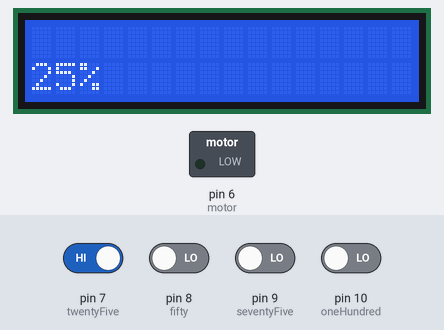
The sketch below on a simulated Arduino Uno, built with avr-gcc and run on an emulated ATmega328P. On the bench: 16×2 character LCD, switched loads named in the sketch (green lamp = pin HIGH). The inputs (shaded band) are chosen by the test bench; at power-on: pin 7 (twentyFive) HIGH, pin 8 (fifty), pin 9 (seventyFive), pin 10 (oneHundred) LOW. What the sketch prints to the serial monitor is not drawn.

Above: at 2.2 s.
2.3 s: pin 7 (twentyFive) driven LOW
At 2.7 s:
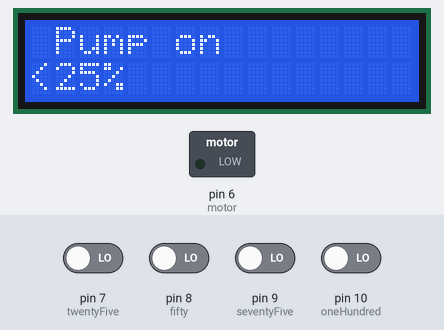
3.9 s: pin 8 (fifty) driven HIGH
At 4.9 s:
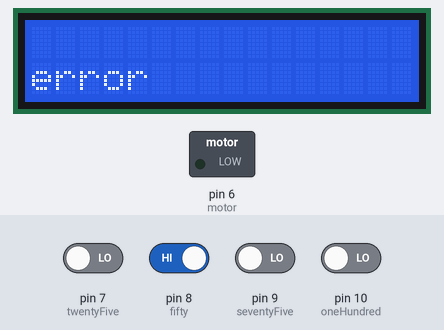
5.4 s: pin 7 (twentyFive) driven HIGH
At 6.4 s:
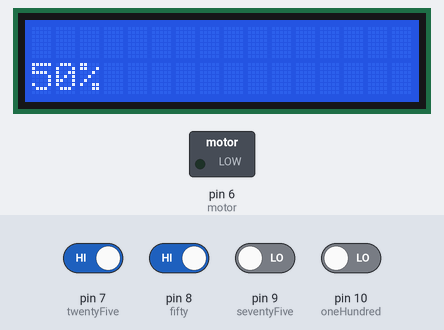
6.9 s: pin 9 (seventyFive) driven HIGH
At 7.6 s:
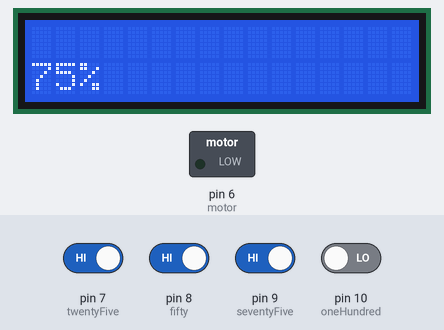
8.4 s: pin 10 (oneHundred) driven HIGH
At 9.2 s:
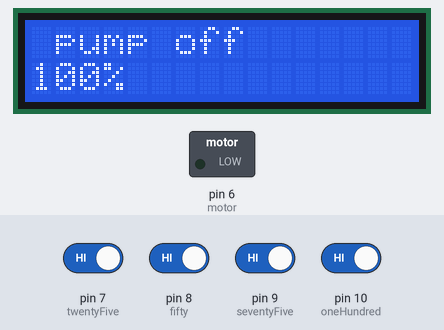
9.9 s: pin 10 (oneHundred) driven LOW
At 11.2 s:
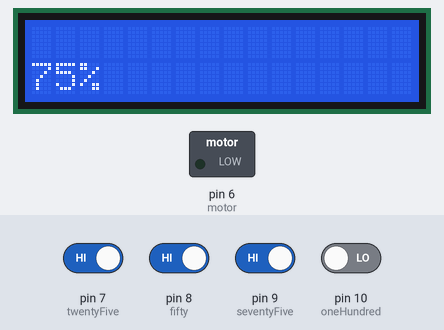
Timing chart, 0 to 12.4 s (numbered marks = the images above; inputs shaded):
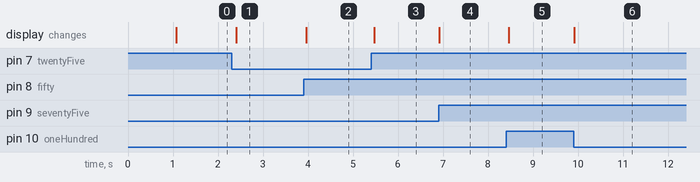

The sketch:

vannf_ler.ino
```cpp
#include <LiquidCrystal.h>
//deffinisjon på hvilke pins som er til de forskjellige brytterene/ følerene
const int oneHundred = 10;
const int seventyFive = 9;
const int fifty = 8;
const int twentyFive = 7;
const int motor = 6;
unsigned long sisteEndring = 0;
bool Status[4]= {false,false, false, false};
LiquidCrystal lcd(12, 11, 5, 4, 3, 2);

// dette er for å deffinere hva som er innputs/ outputs fra vannføleren, lcd skjermen og pumpen/motoren
void setup() {
    Serial.begin(9600);
    lcd.begin(16, 2);
    lcd.print("start");
    delay(1000);
    lcd.clear();
    pinMode (oneHundred, INPUT);
    pinMode (seventyFive, INPUT);
    pinMode (fifty, INPUT);
    pinMode (twentyFive, INPUT);
    pinMode (motor, OUTPUT);
}
// looper lesing av inputene, gjør at den alltid lesser gjennom innputene, når det blir endringer på på en input skal det bli sendt ut til lcd skjermen
void loop(){
    bool Hundred = digitalRead(oneHundred);
    bool Seventy = digitalRead(seventyFive);
    bool Fifty = digitalRead(fifty);
    bool Twenty = digitalRead(twentyFive);
    bool Motor = digitalRead(motor);
    if  ((!Twenty && (Fifty || Seventy || Hundred)) || (!Fifty && (Seventy || Hundred)) || (!Seventy && Hundred)) {
        lcd.clear();
        lcd.setCursor(0,2);
        lcd.print ("error");
        delay(500);
    } else {
        if (!Motor &&((!Twenty && Status[0] != Twenty) || (!Fifty && Status[1] != Fifty) || (!Seventy && Status[2] != Seventy) || (!Hundred && Status[3] != Hundred))){
            Serial.println(sisteEndring > millis());
            if(sisteEndring > millis()){
                digitalWrite(Motor, HIGH);
                lcd.setCursor(0,0);
                lcd.print ("high usage");
              	lcd.setCursor(0,1);
                lcd.print(" Pump on");
              	delay(1000);
            }

            sisteEndring = millis() + 1000;
        }

        Status[0] = Twenty;
        Status[1] = Fifty;
        Status[2] = Seventy;
        Status[3] = Hundred;

        if (!Twenty) {
            lcd.clear();
            lcd.setCursor(0,1);
            lcd.print("<25%");
            digitalWrite(Motor, 1);
          	lcd.setCursor(0,0);
            lcd.print(" Pump on");
            delay(100);

        } else if (Twenty && !Fifty) {
            lcd.clear();

            lcd.setCursor(0,2);
            lcd.print("25%");
            delay(100);
        } else if (Twenty && Fifty && !Seventy) {
            lcd.clear();
            lcd.setCursor(0,2);
            lcd.print("50%");
            delay(100);
        } else if (Twenty && Fifty && Seventy && !Hundred) {
            lcd.clear();
            lcd.setCursor(0,2);
            lcd.print("75%");
            delay(100);
        } else if (Twenty && Fifty && Seventy && Hundred) {
            lcd.clear();
            lcd.setCursor(0,1);
            lcd.print("100%");
			lcd.setCursor(0,0);
            lcd.print(" pump off");
            delay(100);
            digitalWrite(Motor, 0);
        }
    }
}
```

Measured:
- after the input at 2.3 s, the display: changes after 0.11 s (image 1)
- after the input at 3.9 s, the display: changes after 0.07 s (image 2)
- after the input at 5.4 s, the display: changes after 0.08 s (image 3)
- after the input at 6.9 s, the display: changes at once (image 4)
- after the input at 8.4 s, the display: changes after 0.06 s (image 5)
- after the input at 9.9 s, the display: changes at once (image 6)
